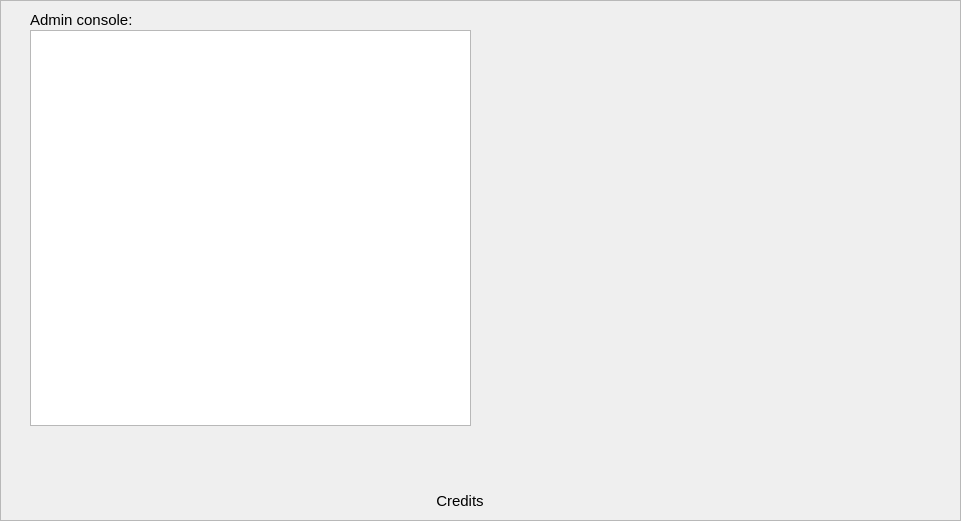
   <widget class="QFrame" name="AdminFrame">
    <property name="geometry">
     <rect>
      <x>0</x>
      <y>40</y>
      <width>961</width>
      <height>521</height>
     </rect>
    </property>
    <property name="autoFillBackground">
     <bool>true</bool>
    </property>
    <property name="frameShape">
     <enum>QFrame::StyledPanel</enum>
    </property>
    <property name="frameShadow">
     <enum>QFrame::Raised</enum>
    </property>
    <widget class="QLabel" name="AddVoornaamtxt_9">
     <property name="geometry">
      <rect>
       <x>30</x>
       <y>10</y>
       <width>111</width>
       <height>20</height>
      </rect>
     </property>
     <property name="font">
      <font>
       <pointsize>11</pointsize>
      </font>
     </property>
     <property name="text">
      <string>Admin console:</string>
     </property>
    </widget>
    <widget class="QListWidget" name="listWidget_8">
     <property name="geometry">
      <rect>
       <x>30</x>
       <y>30</y>
       <width>441</width>
       <height>396</height>
      </rect>
     </property>
     <property name="font">
      <font>
       <pointsize>11</pointsize>
      </font>
     </property>
    </widget>
    <widget class="QLabel" name="setCreditsTxt_9">
     <property name="geometry">
      <rect>
       <x>180</x>
       <y>490</y>
       <width>560</width>
       <height>21</height>
      </rect>
     </property>
     <property name="font">
      <font>
       <pointsize>11</pointsize>
      </font>
     </property>
     <property name="cursor">
      <cursorShape>PointingHandCursor</cursorShape>
     </property>
     <property name="toolTip">
      <string/>
     </property>
     <property name="layoutDirection">
      <enum>Qt::LeftToRight</enum>
     </property>
     <property name="text">
      <string>Credits</string>
     </property>
     <property name="alignment">
      <set>Qt::AlignCenter</set>
     </property>
    </widget>
   </widget>
